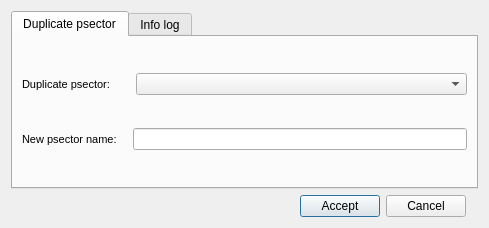
<?xml version="1.0" encoding="UTF-8"?>
<ui version="4.0">
 <class>dlg_psector_duplicate</class>
 <widget class="QDialog" name="dlg_psector_duplicate">
  <property name="geometry">
   <rect>
    <x>0</x>
    <y>0</y>
    <width>489</width>
    <height>228</height>
   </rect>
  </property>
  <property name="windowTitle">
   <string>Duplicate psector</string>
  </property>
  <layout class="QGridLayout" name="gridLayout_2">
   <item row="0" column="0" colspan="3">
    <widget class="QTabWidget" name="mainTab">
     <property name="currentIndex">
      <number>0</number>
     </property>
     <widget class="QWidget" name="tab_duplicate_psector">
      <attribute name="title">
       <string>Duplicate psector</string>
      </attribute>
      <layout class="QGridLayout" name="gridLayout">
       <item row="0" column="0">
        <layout class="QHBoxLayout" name="horizontalLayout">
         <item>
          <widget class="QLabel" name="lbl_duplicate_psector">
           <property name="font">
            <font>
             <pointsize>8</pointsize>
            </font>
           </property>
           <property name="frameShape">
            <enum>QFrame::NoFrame</enum>
           </property>
           <property name="frameShadow">
            <enum>QFrame::Raised</enum>
           </property>
           <property name="text">
            <string>Duplicate psector:</string>
           </property>
           <property name="margin">
            <number>3</number>
           </property>
          </widget>
         </item>
         <item>
          <spacer name="horizontalSpacer_2">
           <property name="orientation">
            <enum>Qt::Horizontal</enum>
           </property>
           <property name="sizeType">
            <enum>QSizePolicy::Fixed</enum>
           </property>
           <property name="sizeHint" stdset="0">
            <size>
             <width>20</width>
             <height>20</height>
            </size>
           </property>
          </spacer>
         </item>
         <item>
          <widget class="QComboBox" name="duplicate_psector">
           <property name="enabled">
            <bool>true</bool>
           </property>
           <property name="sizePolicy">
            <sizepolicy hsizetype="Expanding" vsizetype="Fixed">
             <horstretch>0</horstretch>
             <verstretch>0</verstretch>
            </sizepolicy>
           </property>
           <property name="frame">
            <bool>true</bool>
           </property>
          </widget>
         </item>
        </layout>
       </item>
       <item row="1" column="0">
        <layout class="QHBoxLayout" name="horizontalLayout_2">
         <item>
          <widget class="QLabel" name="lbl_new_psector">
           <property name="font">
            <font>
             <pointsize>8</pointsize>
            </font>
           </property>
           <property name="frameShape">
            <enum>QFrame::NoFrame</enum>
           </property>
           <property name="frameShadow">
            <enum>QFrame::Raised</enum>
           </property>
           <property name="text">
            <string>New psector name:</string>
           </property>
           <property name="margin">
            <number>3</number>
           </property>
           <property name="textInteractionFlags">
            <set>Qt::LinksAccessibleByMouse</set>
           </property>
          </widget>
         </item>
         <item>
          <spacer name="horizontalSpacer_3">
           <property name="orientation">
            <enum>Qt::Horizontal</enum>
           </property>
           <property name="sizeType">
            <enum>QSizePolicy::Fixed</enum>
           </property>
           <property name="sizeHint" stdset="0">
            <size>
             <width>10</width>
             <height>20</height>
            </size>
           </property>
          </spacer>
         </item>
         <item>
          <widget class="QLineEdit" name="new_psector_name">
           <property name="text">
            <string/>
           </property>
          </widget>
         </item>
        </layout>
       </item>
      </layout>
     </widget>
     <widget class="QWidget" name="tab_info_log">
      <attribute name="title">
       <string>Info log</string>
      </attribute>
      <layout class="QGridLayout" name="gridLayout_3">
       <item row="0" column="0">
        <widget class="QTextEdit" name="txt_infolog"/>
       </item>
      </layout>
     </widget>
    </widget>
   </item>
   <item row="2" column="0">
    <layout class="QGridLayout" name="lyt_buttons">
     <property name="topMargin">
      <number>0</number>
     </property>
     <item row="0" column="1">
      <widget class="QPushButton" name="btn_accept">
       <property name="sizePolicy">
        <sizepolicy hsizetype="Minimum" vsizetype="Fixed">
         <horstretch>0</horstretch>
         <verstretch>0</verstretch>
        </sizepolicy>
       </property>
       <property name="text">
        <string>Accept</string>
       </property>
      </widget>
     </item>
     <item row="0" column="0">
      <spacer name="horizontalSpacer">
       <property name="orientation">
        <enum>Qt::Horizontal</enum>
       </property>
       <property name="sizeHint" stdset="0">
        <size>
         <width>40</width>
         <height>20</height>
        </size>
       </property>
      </spacer>
     </item>
     <item row="0" column="2">
      <widget class="QPushButton" name="btn_cancel">
       <property name="sizePolicy">
        <sizepolicy hsizetype="Minimum" vsizetype="Fixed">
         <horstretch>0</horstretch>
         <verstretch>0</verstretch>
        </sizepolicy>
       </property>
       <property name="text">
        <string>Cancel</string>
       </property>
      </widget>
     </item>
    </layout>
   </item>
  </layout>
 </widget>
 <resources/>
 <connections/>
</ui>
